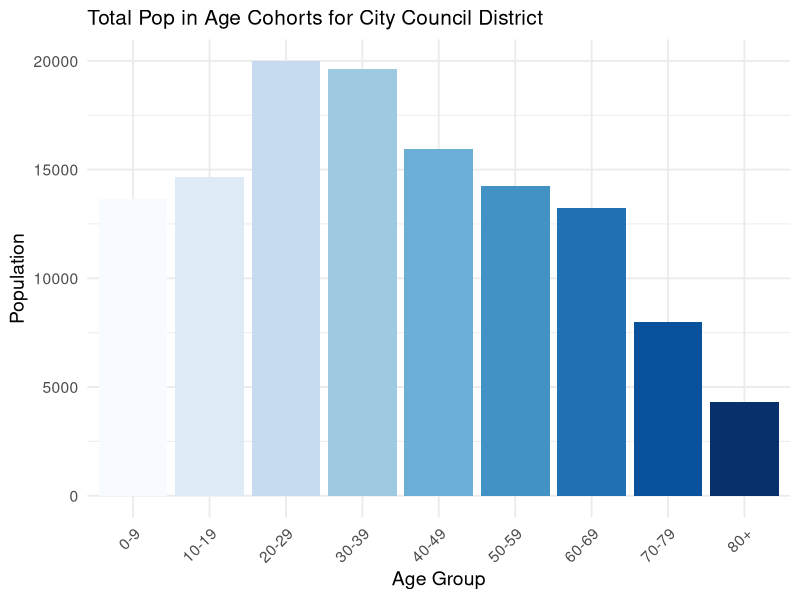

This figure's R source:
#### Packages ####

library(tidyverse)

#### Data ####

df_judge <- read_csv("../data/Acs_Data.csv")

df_council <- read_csv("../data/Acs_Data.csv")

df_cps <- read_csv("../data/Acs_Data.csv")

#### Functions ####

make_histogram <- function(district="judge", data="age"){
  
  if(data == "age"){
  
  
  if(district == "judge"){
  df <- df_judge
}
  if(district == "council"){
    df <- df_council
  }
  if(district == "cps"){
    df <- df_cps
  }
  
  if(district == "judge"){
    word <- "Total Pop in Age Cohorts for Municiple Court, District 4"
  }
  if(district == "council"){
    word <- "Total Pop in Age Cohorts for City Council District"
  }
  if(district == "cps"){
    word <- "Total Pop in Age Cohorts for CPS District"
  }

  `0-9` <- sum(df$age_0_9)
  `10-19` <- sum(df$age_10_19)
  `20-29` <- sum(df$age_20_29)
  `30-39` <- sum(df$age_30_39)
  `40-49` <- sum(df$age_40_49)
  `50-59` <- sum(df$age_50_59)
  `60-69` <- sum(df$age_60_69)
  `70-79` <- sum(df$age_70_79)
  `80+` <- sum(df$age_80plus)
  
  
  values <- c(`0-9`,`10-19`,`20-29`,`30-39`,`40-49`,`50-59`,`60-69`,`70-79`,`80+`)
  names(values) <- c("0-9", "10-19", "20-29", "30-39","40-49","50-59","60-69","70-79","80+")
  
  }
  
  if(data == "income"){
    
    
    if(district == "judge"){
      df <- df_judge
    }
    if(district == "council"){
      df <- df_council
    }
    if(district == "cps"){
      df <- df_cps
    }
    
    if(district == "judge"){
      word <- "Household Income Cohorts for Municiple Court, District 4"
    }
    if(district == "council"){
      word <- "Household Income Cohorts for City Council District"
    }
    if(district == "cps"){
      word <- "Household Income Cohorts for CPS District"
    }
    
    `0-9` <- sum(df$age_0_9)
    `10-19` <- sum(df$age_10_19)
    `20-29` <- sum(df$age_20_29)
    `30-39` <- sum(df$age_30_39)
    `40-49` <- sum(df$age_40_49)
    `50-59` <- sum(df$age_50_59)
    `60-69` <- sum(df$age_60_69)
    `70-79` <- sum(df$age_70_79)
    `80+` <- sum(df$age_80plus)
    
    
    values <- c(`0-9`,`10-19`,`20-29`,`30-39`,`40-49`,`50-59`,`60-69`,`70-79`,`80+`)
    names(values) <- c("0-9", "10-19", "20-29", "30-39","40-49","50-59","60-69","70-79","80+")
    
  }
  
  df_plot <- data.frame(
    age_group = names(values),
    population = values
  )
  
  ggplot(df_plot, aes(x = age_group, y = population, fill = age_group)) +
    geom_bar(stat = "identity", show.legend = FALSE) +
    labs(title = word, x = "Age Group", y = "Population") +
    theme_minimal(base_size = 14) +
    theme(
      axis.text.x = element_text(angle = 45, hjust = 1),
      plot.title = element_text(size = 15)   # reduce title font size
    ) +
    scale_fill_brewer(palette = "Blues")
}

make_histogram("council")
